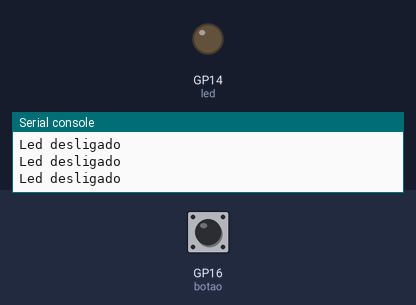
Recording of a program running on a simulated Raspberry Pi Pico running MicroPython. Shown: output pins drawn as LEDs (lit = HIGH), the last lines printed to the serial console. The inputs (shaded band) are chosen by the test bench; at power-on: GP16 (botao) LOW.

Above: at 1.2 s.
1.3 s: GP16 (botao) pulled HIGH for 0.15 s
At 1.4 s:
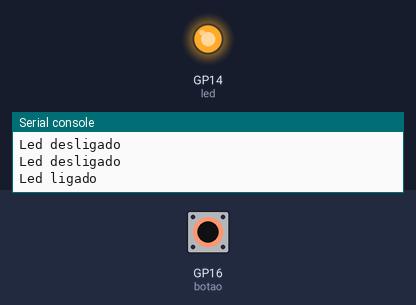
3.0 s: GP16 (botao) pulled HIGH for 3.2 s
At 6.6 s:
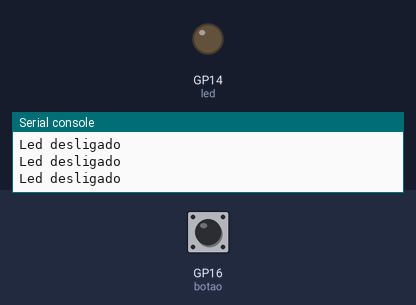
Timing chart, 0 to 8.1 s (numbered marks = the images above; inputs shaded):
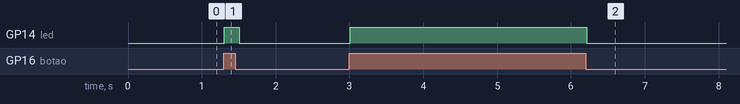

The program:

exercicio01.py
```python
# 1. Interruptor Simples
# Monte um circuito com 1 Push Button e 1 LED simples. Escreva um código
# em MicroPython onde o LED acende apenas enquanto o botão estiver
# pressionado. Dica: Lembre-se de configurar o pino do botão como Pin.IN
# (com Pin.PULL_DOWN ou PULL_UP) e o do LED como Pin.OUT.

from machine import Pin
from utime import sleep

botao= Pin(16, Pin.IN)
led= Pin( 14, Pin.OUT)


while True:
    estado_botao = botao.value()

    if  estado_botao == 1:
        print('Led ligado')
        led.value(1)

    else:
        print('Led desligado')
        led.value(0)
    sleep(0.1)
```

Measured:
- after the input at 1.3 s, GP14 (led): LOW → HIGH at once, → LOW 0.20 s later
- after the input at 3.0 s, GP14 (led): LOW → HIGH at once, → LOW 3.2 s later
